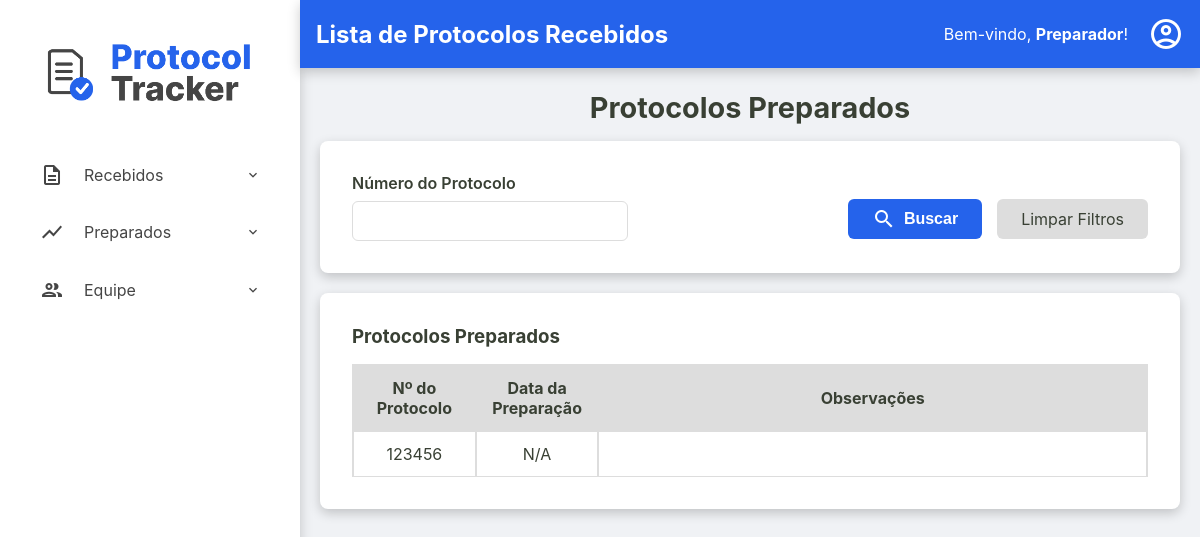
The app's page /preparadores/preparados (signed in), older data.
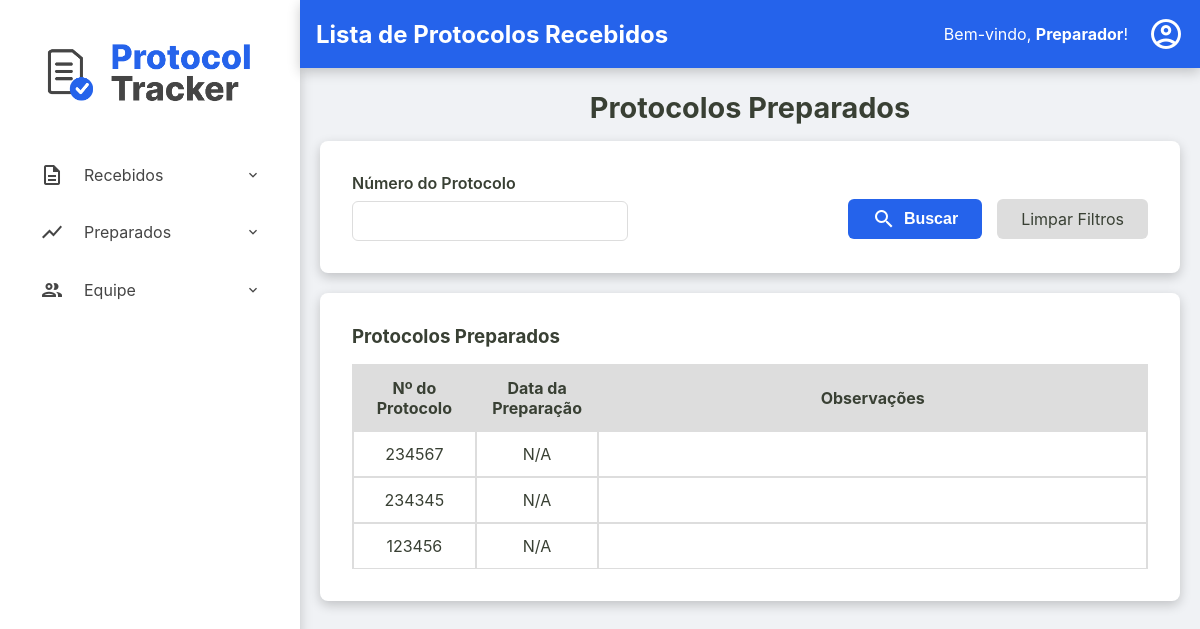
The same page, newer data.
### tables this page shows
CREATE TABLE protocolos (
    id TEXT PRIMARY KEY,
    id_remessa TEXT NOT NULL,
    numero_protocolo TEXT NOT NULL UNIQUE,
    data_preparacao TEXT NULL,
    id_preparador INTEGER NULL,
    data_digitalizacao TEXT NULL,
    id_digitalizador INTEGER NULL,
    status TEXT NOT NULL DEFAULT 'RECEBIDO',
    quantidade_paginas INTEGER NULL CHECK (quantidade_paginas >= 0),
    observacoes TEXT NULL,
    FOREIGN KEY (id_remessa) REFERENCES remessas (id),
    FOREIGN KEY (id_preparador) REFERENCES usuarios (id),
    FOREIGN KEY (id_digitalizador) REFERENCES usuarios (id)
  );

### src/Controller/ProtocoloController.php (called while the page is built, shortened)
<?php
class ProtocoloController
{
    public function preparadores_listaPreparados()
    {
        try {
            $numeroFiltro = $_GET['numero_protocolo'] ?? null;
            $listaProtocolosPreparados = $this->protocoloRepository->searchByNumeroEStatus($numeroFiltro, 'PREPARADO');
            require __DIR__ . '/../../templates/preparadores/preparados.php';
        } catch (Exception $e) {
            $this->home($e->getMessage());
        }
    }
}

### src/Repository/ProtocoloRepository.php (called while the page is built, shortened)
<?php
class ProtocoloRepository implements ProtocoloRepositoryInterface
{
    private PDO $connection;
    public function __construct(PDO $connection)
    {
        $this->connection = $connection;
    }
    public function searchByNumeroEStatus(?string $numero_protocolo = null, string $status): array
    {
        $sqlConditions = [];
        $parameters = [];
        $sqlConditions[] = 'status = :status';
        $parameters[':status'] = $status;
        $sqlQuery = 'SELECT * FROM protocolos WHERE ' . implode(' AND ', $sqlConditions) . ' ORDER BY numero_protocolo DESC;';
        $stmt = $this->connection->prepare($sqlQuery);
        $stmt->execute($parameters);
        return $this->hidrataLista($stmt);
    }
    private function hidrataLista(PDOStatement $stmt): array
    {
        $listaDeProtocolos = [];
        while($dadosProtocolo = $stmt->fetch()){
            $listaDeProtocolos[] = Protocolo::fromArray($dadosProtocolo);
        }
        return $listaDeProtocolos;
    }
}

### src/Model/Protocolo.php (called while the page is built, shortened)
<?php
class Protocolo {
    public function getNumeroProtocolo(): string { return $this->numero_protocolo; }
    public function getDataPreparacao(): ?DateTimeImmutable { return $this->data_preparacao; }
    public function getObservacoes(): ?string { return $this->observacoes; }
    public static function fromArray(array $array): self
    {
        try {
            $data_preparacao = isset($array['data_preparacao']) ? new DateTimeImmutable($array['data_preparacao']) :  null;
            $data_digitalizacao = isset($array['data_digitalizacao']) ? new DateTimeImmutable($array['data_digitalizacao']) :  null;
        } catch (Exception $e) {
            throw new Exception("Falha ao criar data");
        }
        return new self(
            $array['id'],
            $array['id_remessa'],
            $array['numero_protocolo'],
            $data_preparacao,
            isset($array['id_preparador']) ? (int) $array['id_preparador'] : null,
            $data_digitalizacao,
            isset($array['id_digitalizador']) ? (int) $array['id_digitalizador'] : null,
            $array['status'],
            isset($array['quantidade_paginas']) ? (int) $array['quantidade_paginas'] : null,
            $array['observacoes'] ?? null,
        );
    }
}

### templates/preparadores/preparados.php (the view, shortened to what this page needs)
<?php require __DIR__ . '/../components/_header.php'; ?>
<h2>Protocolos Preparados</h2>
<div class="container-principal-busca">
<div class="form-container busca-form-container">
        <form action="/preparadores/preparados" method="get" class="busca-form">
            <div class="form-row">
                <div class="form-group">
                    <label for="numero_protocolo">Número do Protocolo</label>
                    <input type="text" id="numero_protocolo" name="numero_protocolo" value="<?= htmlspecialchars($_GET['numero_protocolo'] ?? '') ?>">
                </div>
            </div>
            <div class="form-actions">
                <button type="submit" class="btn-buscar">
                    <span class="material-icons-outlined">search</span> Buscar
                </button>
                <a href="/preparadores/preparados" class="btn-limpar">Limpar Filtros</a>
            </div>
        </form>
</div>
<div class="listagem-container">
    <h3>Protocolos Preparados</h3>
    <table id="tabela-protocolos" class="protocolos-table datatable-js tabela-protocolos">
        <thead>
            <tr>
                <th>Nº do Protocolo</th>
                <th>Data da Preparação</th>
                <th>Observações</th>
            </tr>
        </thead>
        <tbody>
            <?php
                $fusoHorarioLocal = new DateTimeZone('America/Campo_Grande');
            ?>
            <?php foreach ($listaProtocolosPreparados as $protocolo): ?>
                <tr>
                    <td><?= htmlspecialchars($protocolo->getNumeroProtocolo()) ?></td>
                    <td><?= $protocolo->getDataPreparacao() ? $protocolo->getDataPreparacao()->setTimezone($fusoHorarioLocal)->format('d/m/Y H:i') : 'N/A' ?></td>
                    <td class="coluna-observacoes" title="<?= htmlspecialchars($protocolo->getObservacoes() ?? '') ?>">
                    </td>
                </tr>
            <?php endforeach; ?>
        </tbody>
    </table>
</div>
</div>
<?php require __DIR__ . '/../components/_footer.php'; ?>

Row changes from the older to the newer data that the page shows:
now on this page (row edited): protocolos: numero_protocolo "234567", shows "N/A"
now on this page (row edited): protocolos: numero_protocolo "234345", shows "N/A"
